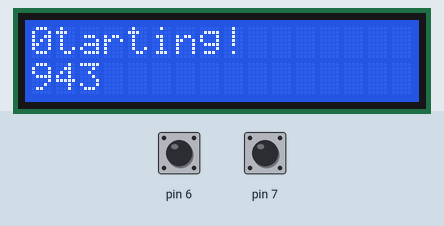
This sketch was run on a simulated Arduino Uno, built with avr-gcc and run on an emulated ATmega328P. Parts: 16×2 character LCD. Inputs (shaded band) come from the test bench; at power-on: pin 7 HIGH, pin 6 HIGH. What the sketch prints to the serial monitor is not drawn.

Above: at 2.2 s.
2.3 s: pin 7 pulled LOW for 0.15 s
At 2.71 s:
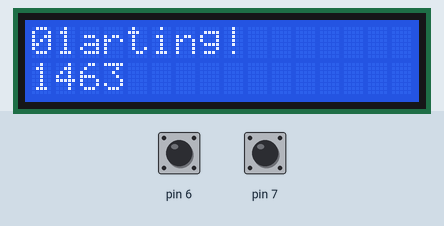
3.0 s: pin 6 pulled LOW for 1 s
At 3.31 s:
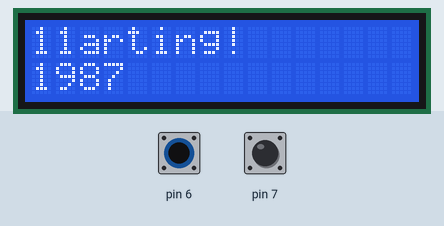
4.6 s: pin 6 pulled LOW for 0.15 s
At 4.81 s:
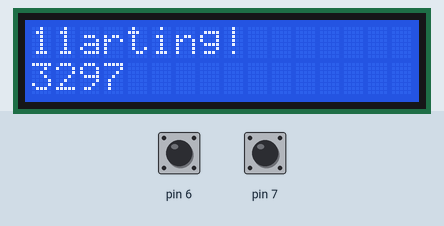
5.3 s: pin 7 pulled LOW for 1 s
At 5.71 s:
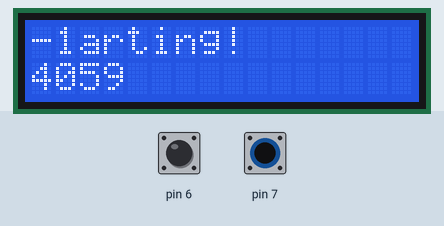
Timing chart, 0 to 7.9 s (numbered marks = the images above; inputs shaded):
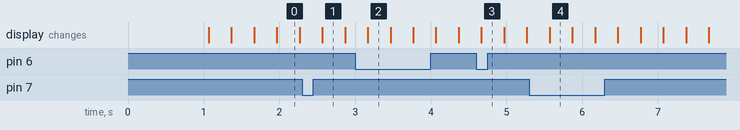

The sketch:

LCDInvestigation.ino
```cpp
/*
   @FILE Investigate performance of the parallel LCD library functions

   Connections:
     RS_PIN - The Arduino Digital pin connected to the LCD's RS signal
     ENABLE_PIN - The Arduino Digital pin connected to the LCD's ENABLE signal
     D4_PIN - The Arduino Digital pin connected to the LCD's D4 signal
     D5_PIN - The Arduino Digital pin connected to the LCD's D5 signal
     D6_PIN - The Arduino Digital pin connected to the LCD's D6 signal
     D7_PIN - The Arduino Digital pin connected to the LCD's D7 signal

   Usage:  No user interaction is required.  The program exercises the timing of various
   LCD functions and outputs their results to the serial (USB) port.

   Limitations:  Exercises only parallel (e.g. Hitachi HD44780 interface) text-based
   LCDs.  The code as implemented supports only the 4-wire data connection and
   assumes the LCD has at least 2 rows of at least 16 characters.

*/

#include <LiquidCrystal.h>
#include <ShaftEncoder.h>

//Build the lcd object
LiquidCrystal lcd(12, 11, 10, 5, 4, 3, 2);

//Build the ShaftEncoder
ShaftEncoder encoder(6,7,false);    //No interrupts available on arduino digital pins 6 and 7

//Iteration counter
unsigned long iterationCount;


/**
   Initialization
*/
void setup() {

  Serial.begin(57600);
  while (!Serial) {
    ; // wait for serial port to connect. Needed for native USB port only
  }
  Serial.print("Starting...");

  //Display the starting message on the LCD to exercise the connection
  lcd.begin(16, 2);             //Two rows of sixteen characters each
  lcd.print("Starting!");       //Display the starting message
  delay(1000);                  //Wait a second

  //Reset iteration counter
  iterationCount=0;

}

void loop() {

  //Display shaft encoder's position in first row
  long x = ShaftEncoder::getPosition();
  lcd.setCursor(0,0);           //First column, first row
  lcd.print(x);

  //Display updated iteration count in second row
  lcd.setCursor(0,1);           //First column, second row
  lcd.print(++iterationCount);

}
```

ShaftEncoderAdruino.cpp
```cpp
/**
   @file Optionally interrupt-driven Shaft Encoder implementation over the Arduino APIs

   @author  Jim Conrad, KQ7B

   Dependencies: This code was originally developed for the Yumo E6A2-CW3C (Sparkfun Part# COM-10932)
   200 pulse/revolution quadrature shaft encoder, but likely will work with many
   quadrature encoders.  Designed for moderately slow rotation speeds, this code eschews
   direct access to GPIO pins to favor the modest processor independence provided by the
   Arduino APIs.

   Operation:  Quadrature shaft encoders output two signals, referred to here as pinA and
   pinB.  The E6A2-CW3C signals are NPN open collector, and we arrange for the chip to supply
   the necessary pullup resistors on the two GPIO pins.  We decode the two-channel quadrature
   signal with the usual finite state machine (FSM).  When requested, the interrupt system
   drives the FSM, consuming two interrupt-capable digital pins (e.g. 2 and 3), expecting
   to track the encoder's position more accurately than polling alone.

   Oddities:  The extensive use of static data/methods arises because the interrupt service
   routine doesn't have a reference to "this" object.
**/

//This implementation of the ShaftEncoder is for AVR architectures
#ifdef ARDUINO_AVR_NANO_EVERY

#include <Arduino.h>
#include <ShaftEncoder.h>


//Many variables that seemingly should be member variables are static because the ISR must be static
//and thus has no reference to locate this particular instance of a ShaftEncoder
static long encoderPosition;  //Compiler must expect position to change as code executes
static uint8_t currentState;  //Finite State Machine's current state
static unsigned nInvalids;
static uint8_t pinA;  //Encoder's quadrature signal, A, is on pinA
static uint8_t pinB;  //Encoder's quadrature signal, B, is on pinB

//Define the possible actions driven by the finite state machine decoding the quadrature signals
#define T_CW 0  //Clockwise rotation
#define T_CC 1  //Counter-clockwise rotation
#define T_BN 2  //Bounce
#define T_IV 3  //Invalid

//Define the Finite State Transition Matrix for decoding the quadrature output from the encoder.  The table
//has four rows, one for each of the machine's four possible current states, 00, 01, 10 and 11.  Each row
//has four columns, one for each event, 00, 01, 10, and 11. An event is a two-bit tuple formed from
//the encoder's quadature outputs read from digital pins, pinA and pinB.  The content of each table cell
//specifies the action to take in response to events in the current state.  The next-state is always the
//value of the event (e.g. 00, 01, 10 or 11) itself.  An event may trigger one of four possible
//actions:  clockwise (T_CW), counter-clockwise (T_CC), bounce (T_BN), invalid (T_IV).  A "bounce" arises
//when the encoder's position is sampled faster than it rotates; we ignore bounces.  An "invalid"
//event arises when the encoder's shaft is rotated faster than sampled --- it's an illegal grey code
//transition in which more than one bit changed, indicating we missed one or more transitions.
static uint8_t stm[4][4] = {
  { T_BN, T_CC, T_CW, T_IV },  //Actions for currentState==00 for events 00, 01, 10 and 11
  { T_CW, T_BN, T_IV, T_CC },  //Actions for currentState==01 for events 00, 01, 10 and 11
  { T_CC, T_IV, T_BN, T_CW },  //Actions for currentState==10 for events 00, 01, 10 and 11
  { T_IV, T_CW, T_CC, T_BN }   //Actions for currentState==11 for events 00, 01, 10 and 11
};


/**
  Read the encoder's quadrature signals and drive the finite state machine
**/
static void pollEncoderPins() {

  //Read value of both encoder signals.  To avoid potential invalid event values, consider changing
  //this code (for rapidly rotating encoders) to read directly from a PORT to get the value of both
  //pins in a single, atomic operation.
  uint8_t rotA = digitalRead(pinA);      //Will be 0 or 1
  uint8_t rotB = digitalRead(pinB);      //Also 0 or 1... BUT... pinA *might* have changed :(
  uint8_t event = (rotA << 1) | (rotB);  //Event value will be 00, 01, 10 or 11

  //Using this event, drive the state machine's actions coded in the state transition matrix, stm[][]
  switch (stm[currentState][event]) {
    case T_CW: encoderPosition++; break;  //Clockwise rotation
    case T_CC: encoderPosition--; break;  //Counter-clockwise rotation
    case T_BN: break;                     //Ignore contact bounce (sampling too fast)
    case T_IV:                            //Invalid transition (we missed a transition)
    default: nInvalids++;                 //Count invalids and ignore unknown rotation
  }

  //Whether valid or not, this event now becomes the state machine's new current state
  currentState = event;                   //"No matter where you go, there you are." -- Buckaroo Bonzai
}


/**
  The encoder's interrupt service routine (ISR)

  The ISR is invoked by both the rising and falling edges of both quadrature signals (pinA and
  pinB).  The use of interrupts, when available, helps avoid invalid transitions by allowing
  the rotation of the encoder, rather than program polling alone, drive the FSM.  Sadly, some
  chips support very few external interrupts.
**/
static void encoderISR() {

  //Drive the finite state machine with this interrupt
  pollEncoderPins();

}


/**
   Initialize the ShaftEncoder module

   Quadrature encoders output two digital signals known here as pin_A and pin_B.  During clockwise
   rotation, transitions in the signal on pin_A leads those on pin_B.  Transitions can be detected
   either by polling (rapidly invoking getPosition()) or by enabling interrupts.  Note that some
   Arduinos have severe limitations on which pins can trigger external interrupts.  We initialize
   the encoder's current position to 0 but you can change it with setPosition().
   @param pin_A Arduino digital pin for the leading encoder signal during clockwise rotation
   @param pin_B The encoder's other signal
   @param interruptEnable true requests interrupts on both pin_A and pin_B
**/
ShaftEncoder::ShaftEncoder(uint8_t pin_A, uint8_t pin_B, bool interruptEnable) {

  //Initialize ShaftEncoder's state
  nInvalids = 0;         //No noise yet
  pinA = pin_A;          //Arduino Digital Pin numbers...
  pinB = pin_B;          //...for the quadrature signals.
  encoderPosition = 0L;  //The encoder's initial position

  //Configure the encoder digital input pins
  pinMode(pinA, INPUT_PULLUP);  //Arrange for Arduino to supply an open collector pullup resistor
  pinMode(pinB, INPUT_PULLUP);  //on both GPIO pins

  //Initialize the FSM's currentState with the encoder's current quadrature signals
  uint8_t rotA = digitalRead(pinA);     //Will be 0 or 1
  uint8_t rotB = digitalRead(pinB);     //Also 0 or 1
  currentState = (rotA << 1) | (rotB);  //Event value will be 00, 01, 10 or 11

  //If the user wants interrupts enabled, then configure interrupt system to detect
  //encoder shaft rotatation by noting the rising/falling edges of the encoder's two signals
  //on pinA and pinB.  Without interrupts, the user must poll rapidly with getPosition() to
  //avoid missed transitions (detected as T_IV events).  The state machine works both ways
  //but typically is more accurate when interrupt rather than polling driven.
  if (interruptEnable) {
    attachInterrupt(digitalPinToInterrupt(pinA), encoderISR, CHANGE);  //Note that a single ISR services both pins
    attachInterrupt(digitalPinToInterrupt(pinB), encoderISR, CHANGE);
  }
}


/**
  Retrieve the shaft encoder's current position
**/
long ShaftEncoder::getPosition() {
  pollEncoderPins();
  return encoderPosition;
}


/**
  Set the shaft encoder's current position

  @param p the value to be recorded
**/
void ShaftEncoder::setPosition(long p) {
  encoderPosition = p;
}

//Retrieve count of invalid transitions
//unsigned ShaftEncoder::getNInvalids() {
//  return nInvalids;
//}

#endif    //ARDUINO_AVR_NANO_EVERY
```

ShaftEncoderMega4809.cpp
```cpp
/**
   @file Optionally interrupt-driven Shaft Encoder implementation over the Arduino APIs

   @author  Jim Conrad, KQ7B

   Dependencies: This code was originally developed for the Yumo E6A2-CW3C (Sparkfun Part# COM-10932)
   200 pulse/revolution quadrature shaft encoder, but likely will work with many
   quadrature encoders.  Designed for moderately slow rotation speeds, this code eschews
   direct access to GPIO pins to favor the modest processor independence provided by the
   Arduino APIs.

   Operation:  Quadrature shaft encoders output two signals, referred to here as pinA and
   pinB.  The E6A2-CW3C signals are NPN open collector, and we arrange for the chip to supply
   the necessary pullup resistors on the two GPIO pins.  We decode the two-channel quadrature
   signal with the usual finite state machine (FSM).  When requested, the interrupt system
   drives the FSM, consuming two interrupt-capable digital pins (e.g. 2 and 3), expecting
   to track the encoder's position more accurately than polling alone.

   Oddities:  The extensive use of static data/methods arises because the interrupt service
   routine doesn't have a reference to "this" object.
**/

//This implementation of the ShaftEncoder is for AVR architectures
#ifdef ARDUINO_ARCH_AVR

#include <Arduino.h>
#include <ShaftEncoder.h>


//Many variables that seemingly should be member variables are static because the ISR must be static
//and thus has no reference to locate this particular instance of a ShaftEncoder
static long encoderPosition;  //Compiler must expect position to change as code executes
static uint8_t currentState;  //Finite State Machine's current state
static unsigned nInvalids;
static uint8_t pinA;  //Encoder's quadrature signal, A, is on pinA
static uint8_t pinB;  //Encoder's quadrature signal, B, is on pinB

//Define the possible actions driven by the finite state machine decoding the quadrature signals
#define T_CW 0  //Clockwise rotation
#define T_CC 1  //Counter-clockwise rotation
#define T_BN 2  //Bounce
#define T_IV 3  //Invalid

//Define the Finite State Transition Matrix for decoding the quadrature output from the encoder.  The table
//has four rows, one for each of the machine's four possible current states, 00, 01, 10 and 11.  Each row
//has four columns, one for each event, 00, 01, 10, and 11. An event is a two-bit tuple formed from
//the encoder's quadature outputs read from digital pins, pinA and pinB.  The content of each table cell
//specifies the action to take in response to events in the current state.  The next-state is always the
//value of the event (e.g. 00, 01, 10 or 11) itself.  An event may trigger one of four possible
//actions:  clockwise (T_CW), counter-clockwise (T_CC), bounce (T_BN), invalid (T_IV).  A "bounce" arises
//when the encoder's position is sampled faster than it rotates; we ignore bounces.  An "invalid"
//event arises when the encoder's shaft is rotated faster than sampled --- it's an illegal grey code
//transition in which more than one bit changed, indicating we missed one or more transitions.
static uint8_t stm[4][4] = {
  { T_BN, T_CC, T_CW, T_IV },  //Actions for currentState==00 for events 00, 01, 10 and 11
  { T_CW, T_BN, T_IV, T_CC },  //Actions for currentState==01 for events 00, 01, 10 and 11
  { T_CC, T_IV, T_BN, T_CW },  //Actions for currentState==10 for events 00, 01, 10 and 11
  { T_IV, T_CW, T_CC, T_BN }   //Actions for currentState==11 for events 00, 01, 10 and 11
};


/**
  Read the encoder's quadrature signals and drive the finite state machine
**/
static void pollEncoderPins() {

  //Read value of both encoder signals.  To avoid potential invalid event values, consider changing
  //this code (for rapidly rotating encoders) to read directly from a PORT to get the value of both
  //pins in a single, atomic operation.
  uint8_t rotA = digitalRead(pinA);      //Will be 0 or 1
  uint8_t rotB = digitalRead(pinB);      //Also 0 or 1... BUT... pinA *might* have changed :(
  uint8_t event = (rotA << 1) | (rotB);  //Event value will be 00, 01, 10 or 11

  //Using this event, drive the state machine's actions coded in the state transition matrix, stm[][]
  switch (stm[currentState][event]) {
    case T_CW: encoderPosition++; break;  //Clockwise rotation
    case T_CC: encoderPosition--; break;  //Counter-clockwise rotation
    case T_BN: break;                     //Ignore contact bounce (sampling too fast)
    case T_IV:                            //Invalid transition (we missed a transition)
    default: nInvalids++;                 //Count invalids and ignore unknown rotation
  }

  //Whether valid or not, this event now becomes the state machine's new current state
  currentState = event;                   //"No matter where you go, there you are." -- Buckaroo Bonzai
}


/**
  The encoder's interrupt service routine (ISR)

  The ISR is invoked by both the rising and falling edges of both quadrature signals (pinA and
  pinB).  The use of interrupts, when available, helps avoid invalid transitions by allowing
  the rotation of the encoder, rather than program polling alone, drive the FSM.  Sadly, some
  chips support very few external interrupts.
**/
static void encoderISR() {

  //Drive the finite state machine with this interrupt
  pollEncoderPins();

}


/**
   Initialize the ShaftEncoder module

   Quadrature encoders output two digital signals known here as pin_A and pin_B.  During clockwise
   rotation, transitions in the signal on pin_A leads those on pin_B.  Transitions can be detected
   either by polling (rapidly invoking getPosition()) or by enabling interrupts.  Note that some
   Arduinos have severe limitations on which pins can trigger external interrupts.  We initialize
   the encoder's current position to 0 but you can change it with setPosition().
   @param pin_A Arduino digital pin for the leading encoder signal during clockwise rotation
   @param pin_B The encoder's other signal
   @param interruptEnable true requests interrupts on both pin_A and pin_B
**/
ShaftEncoder::ShaftEncoder(uint8_t pin_A, uint8_t pin_B, bool interruptEnable) {

  //Initialize ShaftEncoder's state
  nInvalids = 0;         //No noise yet
  pinA = pin_A;          //Arduino Digital Pin numbers...
  pinB = pin_B;          //...for the quadrature signals.
  encoderPosition = 0L;  //The encoder's initial position

  //Configure the encoder digital input pins
  pinMode(pinA, INPUT_PULLUP);  //Arrange for Arduino to supply an open collector pullup resistor
  pinMode(pinB, INPUT_PULLUP);  //on both GPIO pins

  //Initialize the FSM's currentState with the encoder's current quadrature signals
  uint8_t rotA = digitalRead(pinA);     //Will be 0 or 1
  uint8_t rotB = digitalRead(pinB);     //Also 0 or 1
  currentState = (rotA << 1) | (rotB);  //Event value will be 00, 01, 10 or 11

  //If the user wants interrupts enabled, then configure interrupt system to detect
  //encoder shaft rotatation by noting the rising/falling edges of the encoder's two signals
  //on pinA and pinB.  Without interrupts, the user must poll rapidly with getPosition() to
  //avoid missed transitions (detected as T_IV events).  The state machine works both ways
  //but typically is more accurate when interrupt rather than polling driven.
  if (interruptEnable) {
    attachInterrupt(digitalPinToInterrupt(pinA), encoderISR, CHANGE);  //Note that a single ISR services both pins
    attachInterrupt(digitalPinToInterrupt(pinB), encoderISR, CHANGE);
  }
}


/**
  Retrieve the shaft encoder's current position
**/
long ShaftEncoder::getPosition() {
  pollEncoderPins();
  return encoderPosition;
}


/**
  Set the shaft encoder's current position

  @param p the value to be recorded
**/
void ShaftEncoder::setPosition(long p) {
  encoderPosition = p;
}

//Retrieve count of invalid transitions
//unsigned ShaftEncoder::getNInvalids() {
//  return nInvalids;
//}

#endif    //ARDUINO_ARCH_AVR
```

Measured:
- after the input at 2.3 s, the display: changes after 0.27 s (image 1)
